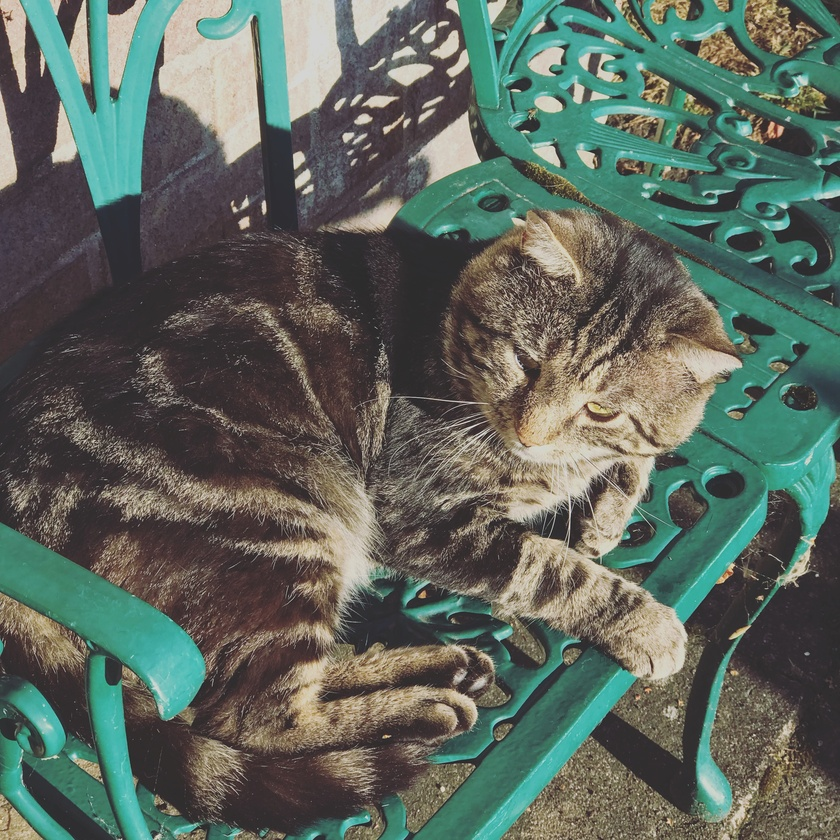
#> input picture IMG_4781.JPG, 840 x 840 px, shrunk from 3024 x 3024 before the run, found by its file name
$ jupyter execute 'Image Transformation.ipynb'
#> lines starting #> are read from the running program, lines starting #| are printed output that depends on the picture
[cell 1]
import matplotlib.pyplot as plt
import matplotlib.image as mpimg     # read in image with mathplotlib
import matplotlib.pylab as pylab
import numpy as np
from PIL import Image
from skimage import data, img_as_ubyte

[cell 2]
im = Image.open("C:/Users/nalindrenn/Desktop/IMG_4781.JPG")
#> im is the input picture: PIL image 840x840 RGB; mean R, G, B 93.1, 103.8, 94.4

[cell 3]
def plot_image(image, title=''):
    pylab.title(title,size=20), pylab.imshow(image)
    pylab.axis('off')

def plot_hist(r, g, b, title=''):
    r,g,b = img_as_ubyte(r), img_as_ubyte(g), img_as_ubyte(b)
    pylab.hist(np.array(r).ravel(),bins=256, range=(0,256), color='r', alpha=0.5)
    pylab.hist(np.array(g).ravel(),bins=256, range=(0,256), color='g', alpha=0.5)
    pylab.hist(np.array(b).ravel(),bins=256, range=(0,256), color='b', alpha=0.5)
    pylab.xlabel('pixel value', size=20), pylab.ylabel('frequency',size=20)
    pylab.title(title,size=20)

[cell 4]
im_r, im_g, im_b =im.split()
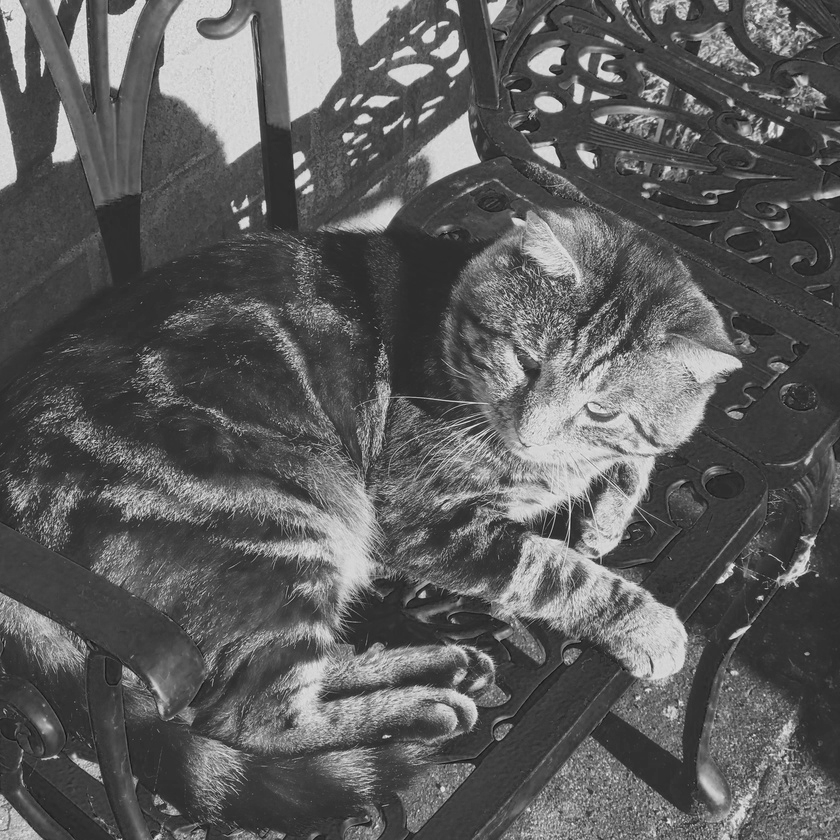
#> im_r: PIL image 840x840 L; min 13, max 241, mean 93.1
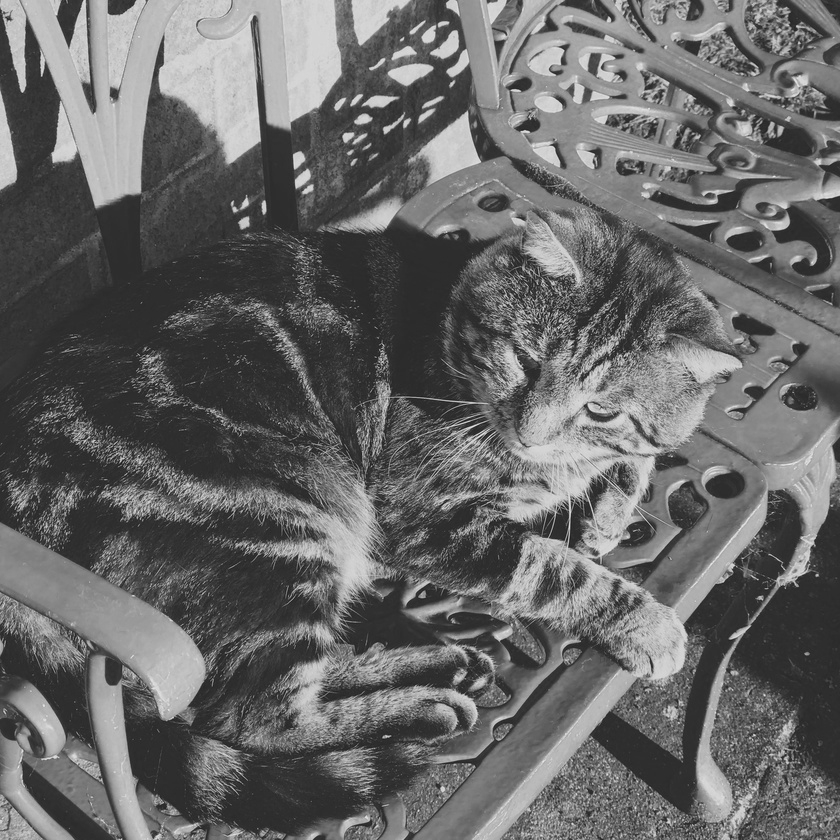
#> im_g: PIL image 840x840 L; min 16, max 235, mean 103.8
pylab.style.use('ggplot')
pylab.figure(figsize=(15,5))
pylab.subplot(121),plot_image(im, 'original image')
pylab.subplot(122), plot_hist(im_r,im_g,im_b,'histogram for RGB channels')
pylab.show()
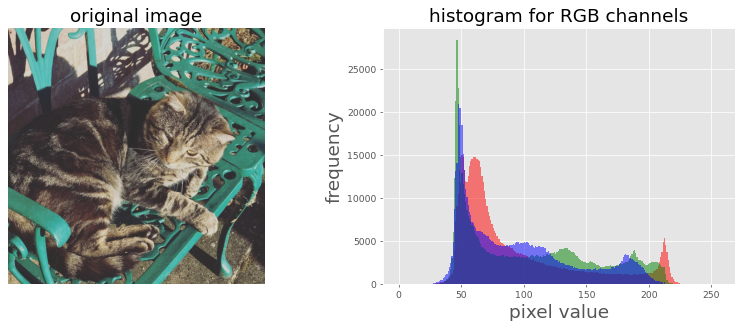
#> figure drawn by matplotlib, 2 panels; panel 2: tallest bar 15076 high, from x = 50 to 51; panel 2: tallest bar 28426 high, from x = 46 to 47; panel 2: tallest bar 20974 high, from x = 47 to 48

[cell 5]
im = im.point(lambda i: 255*np.log(1+i/255))
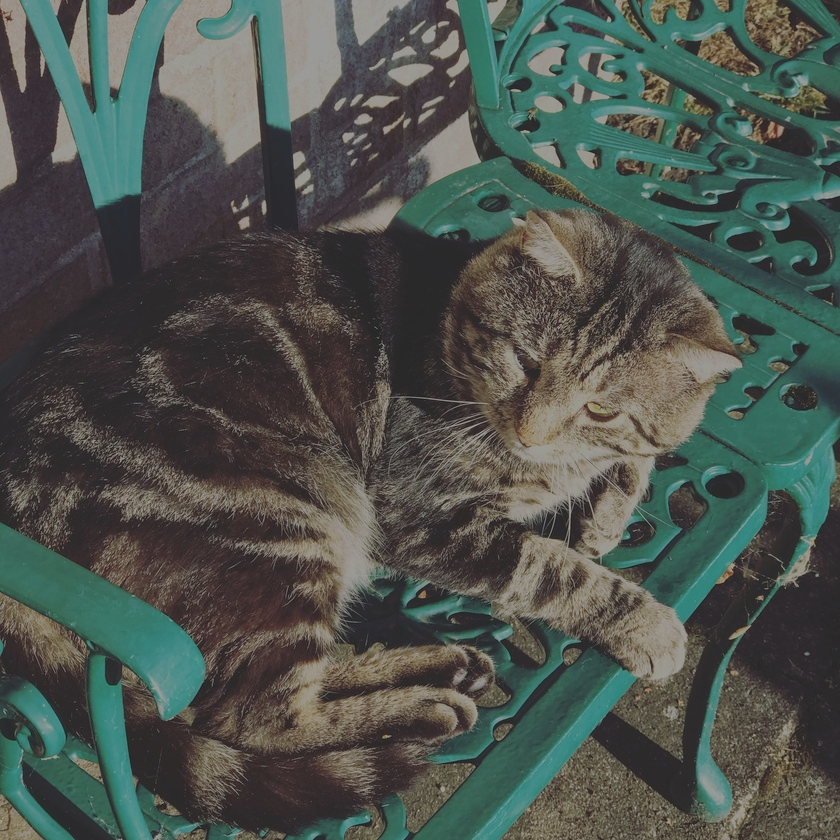
#> im: PIL image 840x840 RGB; mean R, G, B 77, 84.4, 78.2
im_r, im_g, im_b = im.split()
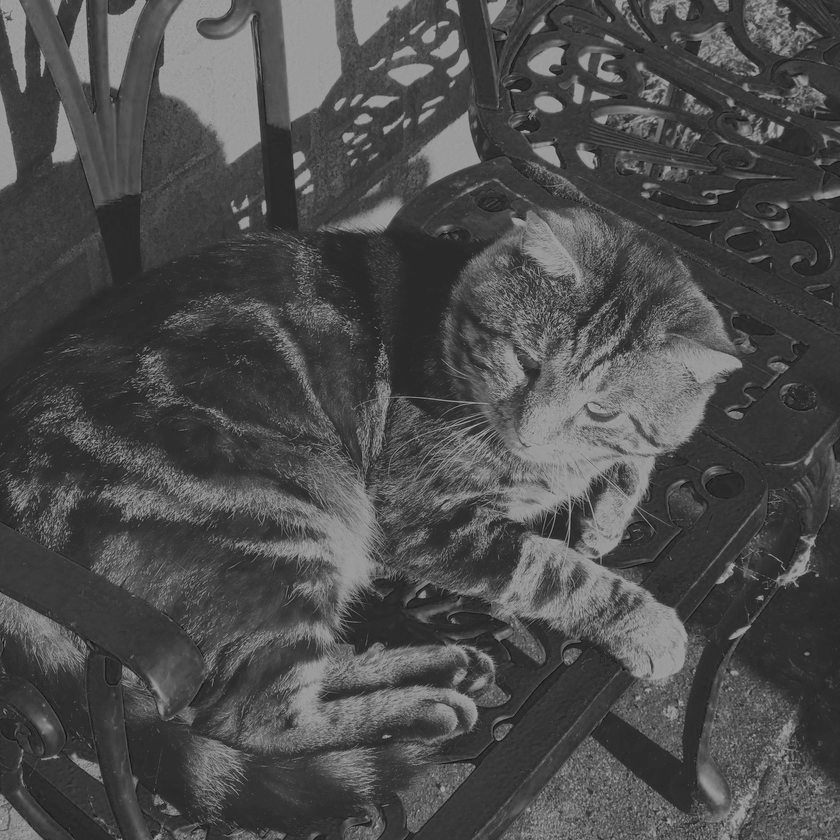
#> im_r: PIL image 840x840 L; min 13, max 170, mean 77
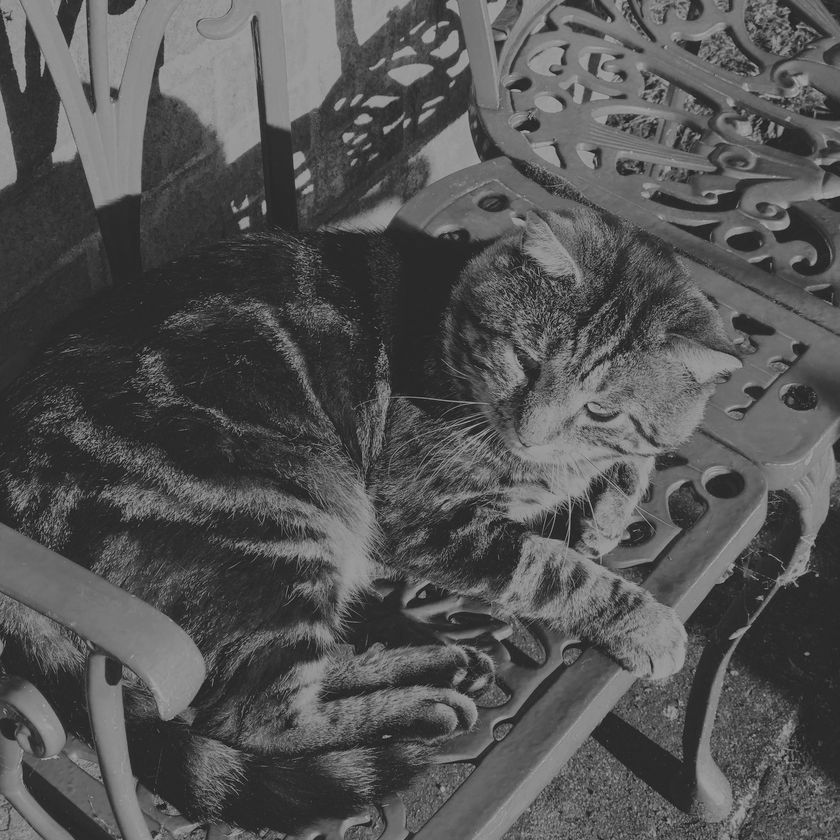
#> im_g: PIL image 840x840 L; min 16, max 167, mean 84.4
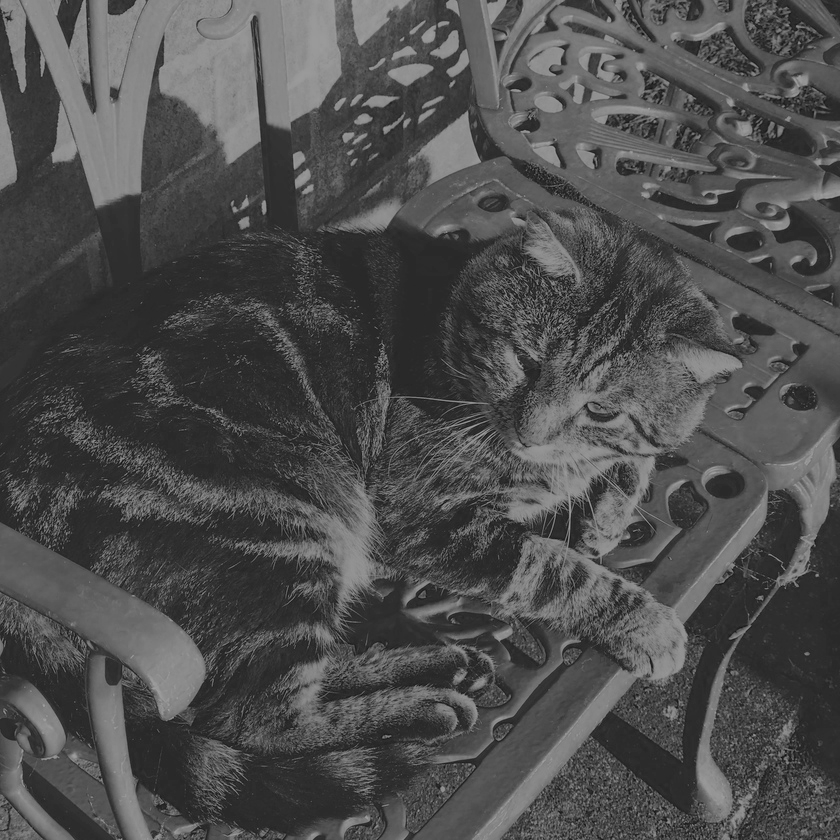
#> im_b: PIL image 840x840 L; min 10, max 165, mean 78.2
pylab.style.use('ggplot')
pylab.figure(figsize=(15,5))
pylab.subplot(121), plot_image(im,'image after log transform')
pylab.subplot(122), plot_hist(im_r,im_g,im_b, 'Histogram of RGB channels')
pylab.show()
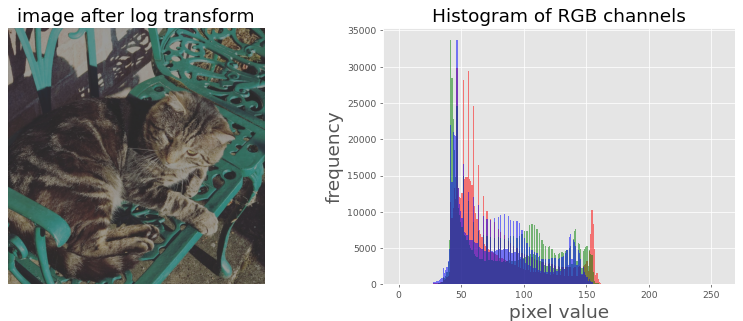
#> figure drawn by matplotlib, 2 panels; panel 2: tallest bar 29866 high, from x = 46 to 47; panel 2: tallest bar 33662 high, from x = 41 to 42; panel 2: tallest bar 33701 high, from x = 46 to 47

$ run again, with IMG_4785.jpg copied over IMG_4781.JPG
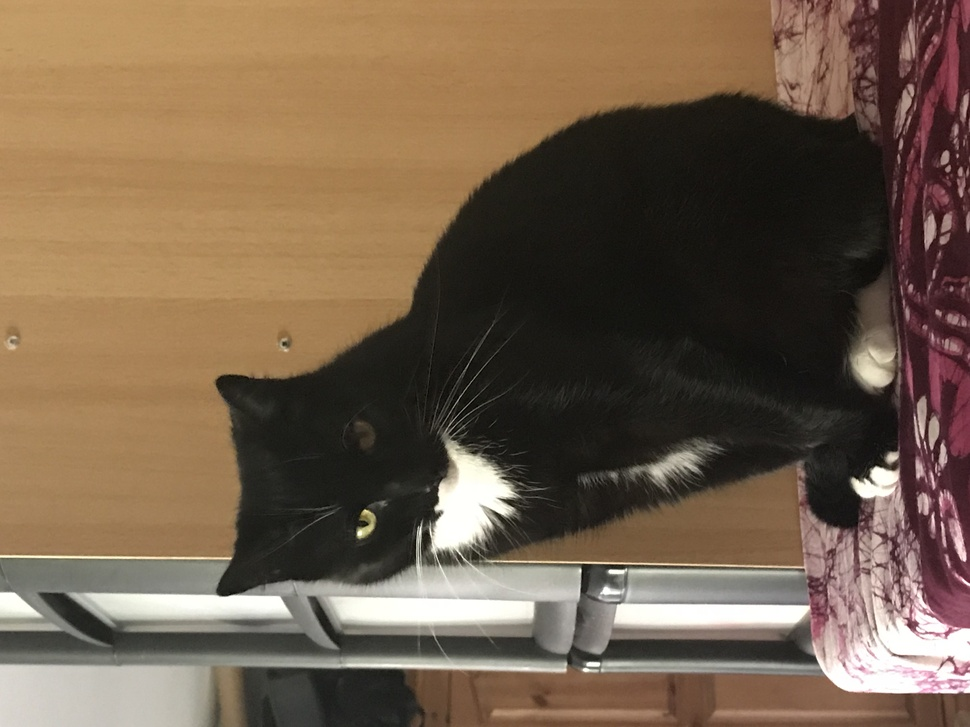
#> input picture IMG_4785.jpg, 970 x 727 px, shrunk from 4032 x 3024 before the run, found by its file name
#> im is the input picture: PIL image 970x727 RGB; mean R, G, B 115.8, 95.8, 75.9
#> `im_r, im_g, im_b = im.split()`:
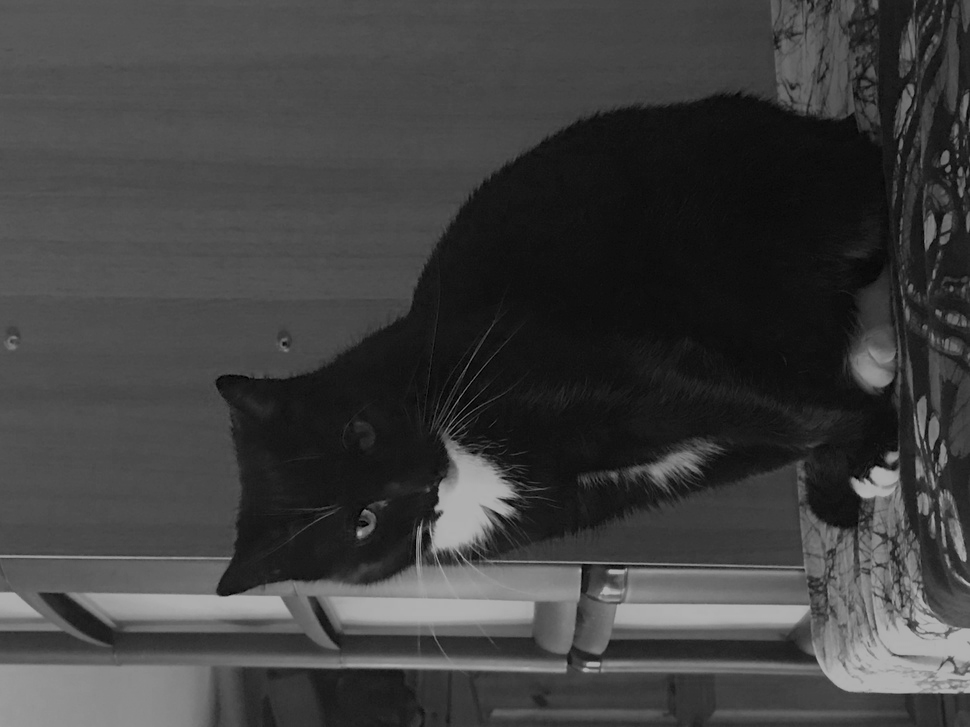
#> im_b: PIL image 970x727 L; min 0, max 177, mean 63.4
#> `[cell 5] im = im.point(lambda i: 255*np.log(1+i/255)) im_r, im_g, im_b..`:
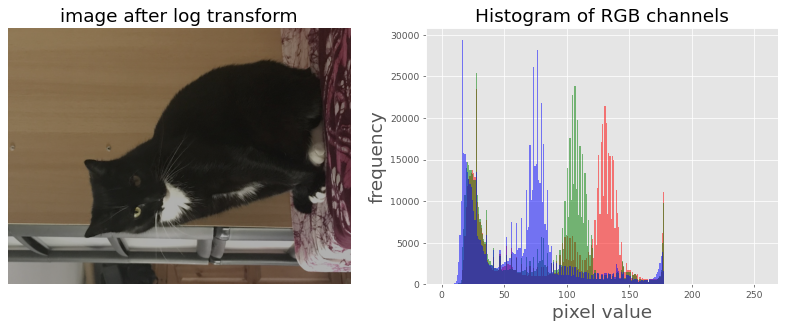
#> figure drawn by matplotlib, 2 panels; panel 2: tallest bar 23534 high, from x = 27 to 28; panel 2: tallest bar 25366 high, from x = 27 to 28; panel 2: tallest bar 29392 high, from x = 16 to 17

$ run again, with AmazonParrot.jpg copied over IMG_4781.JPG
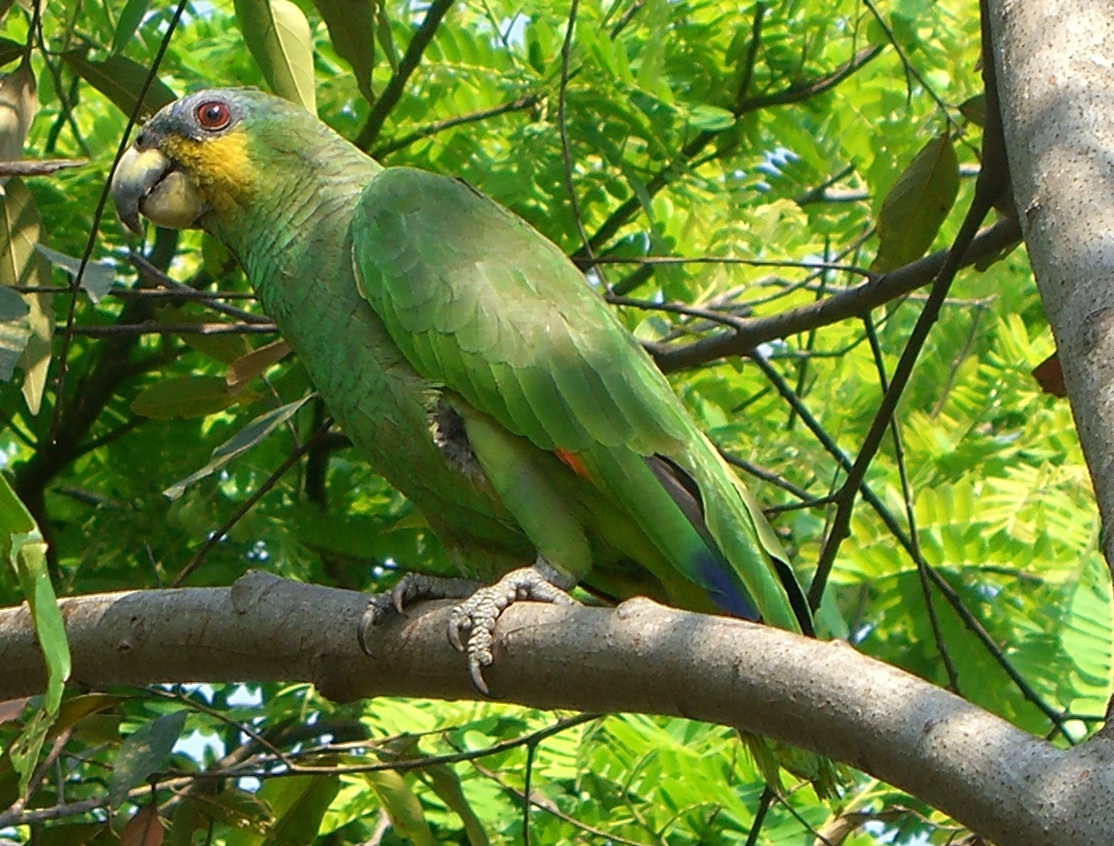
#> input picture AmazonParrot.jpg, 1114 x 846 px, found by its file name
#> im is the input picture: PIL image 1114x846 RGB; mean R, G, B 100.8, 126, 53.8
#> `im_r, im_g, im_b = im.split()`:
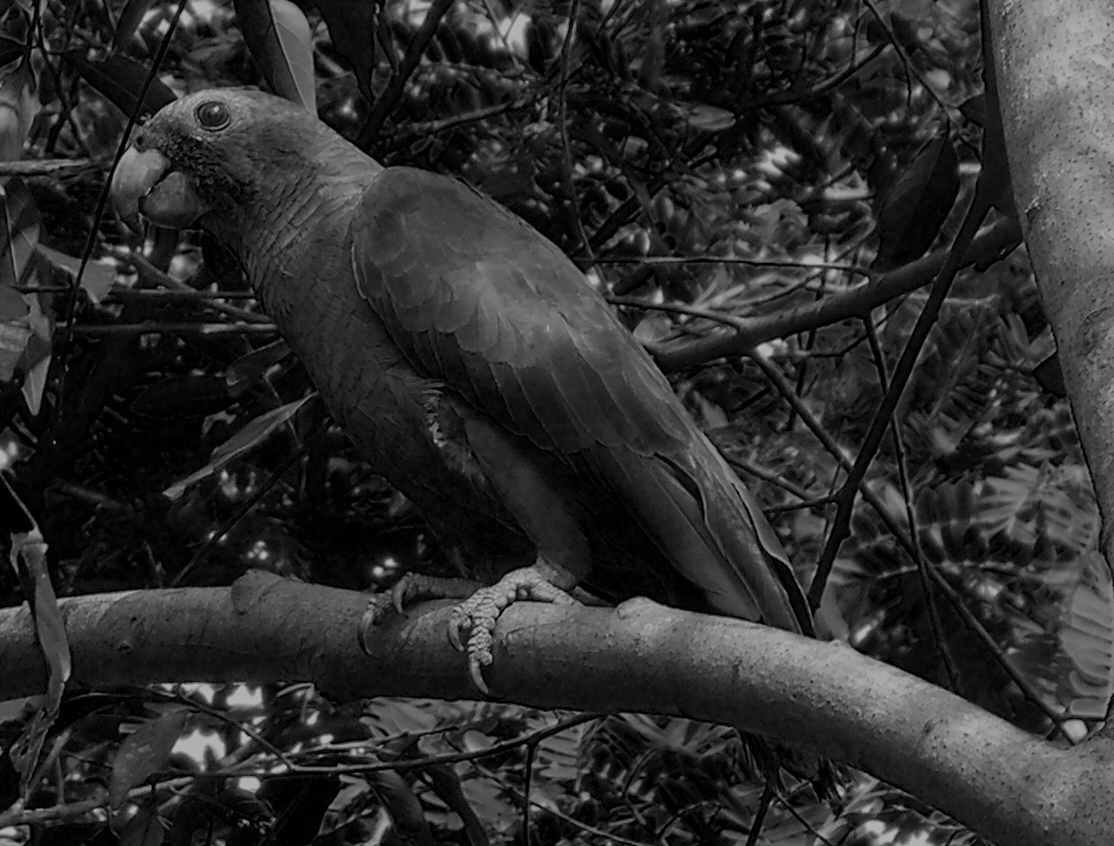
#> im_b: PIL image 1114x846 L; min 0, max 177, mean 45.8
#> `[cell 5] im = im.point(lambda i: 255*np.log(1+i/255)) im_r, im_g, im_b..`:
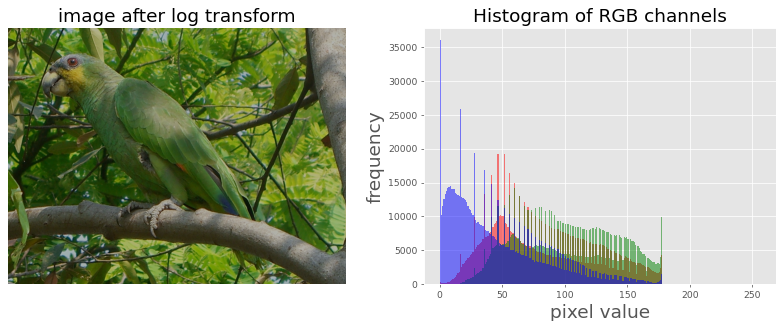
#> figure drawn by matplotlib, 2 panels; panel 2: tallest bar 19272 high, from x = 46 to 47; panel 2: tallest bar 14208 high, from x = 59 to 60; panel 2: tallest bar 36026 high, from x = 0 to 1
